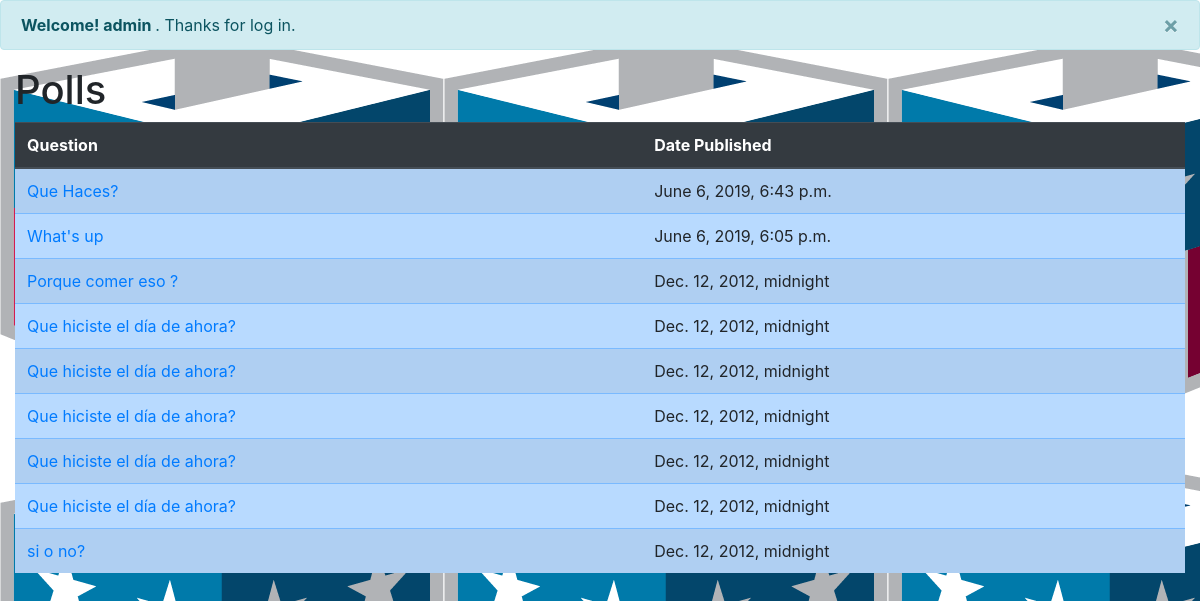
Before: /polls/ (signed in) with the older database file.
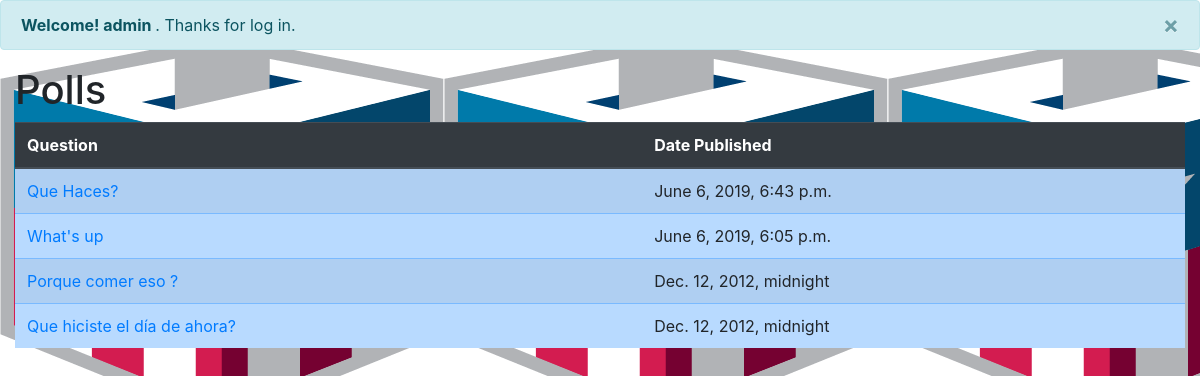
After: the same page with the newer database file.
### polls/models.py (models this page shows, shortened)
class Question(models.Model):
    question_text = models.CharField("Question", max_length=200, unique=True)
    pub_date = models.DateTimeField("Date Published")
    def was_published_recently(self):
        now = timezone.now()
        return now - timedelta(days=1) <= self.pub_date <= now
    was_published_recently.admin_order_field = "pub_date"
    was_published_recently.boolean = True
    was_published_recently.short_description = "Published recently?"

### polls/views.py (the view)
# urls.py: path("", views.IndexView.as_view(), name="index"),
class IndexView(ListView):
    template_name = "polls/index.html"
    context_object_name = "latest_question_list"
    def get_queryset(self):
        return Question.objects.filter(pub_date__lte=timezone.now()).order_by(
            "-pub_date"
        )

### polls/templates/polls/index.html (shortened to what this page needs)
{% load static %}
<head>
    <link rel="stylesheet" type="text/css" href="{% static 'polls/style.css' %}">
    <link rel="stylesheet" href="https://maxcdn.bootstrapcdn.com/bootstrap/4.3.1/css/bootstrap.min.css">
</head>
<body>
    {% if user.is_authenticated %}
        <div class="alert alert-info alert-dismissible fade show">
            <button type="button" class="close" data-dismiss="alert">&times;</button>
            <strong>Welcome! {{ user.username }} </strong>. Thanks for log in.
        </div>
        <div class="container-fluid">
            <h1> Polls </h1>
            <table class="table table-primary table-striped">
                <thead class="thead-dark">
                    <tr>
                        <th> Question </th>
                        <th> Date Published </th>
                    </tr>
                </thead>
                <tbody>
                {% if latest_question_list %}
                        {% for question in latest_question_list %}
                        <tr>
                            <td><a href="{% url 'polls:detail' question.id %}">{{ question.question_text }}</a>
                            </td>
                            <td>{{ question.pub_date }}</td>
                        </tr>
                        {% endfor %}
                {% else %}
                    <p>No polls are available. </p>
                {% endif %}
                </tbody>
            </table>
        </div>
    {% else %}
        <div class="alert alert-info alert-dismissible fade show">
            <button type="button" class="close" data-dismiss="alert">&times;</button>
            <strong>Welcome new user! </strong>. Please <a href="{% url 'polls:login' %}">log in. </a>
        </div>
    {% endif %}
</body>

Changed rows visible on the page:
removed Question: question_text "Que hiciste el día de ahora?", pub_date "Dec. 12, 2012, midnight"
removed Question: question_text "Que hiciste el día de ahora?", pub_date "Dec. 12, 2012, midnight"
removed Question: question_text "Que hiciste el día de ahora?", pub_date "Dec. 12, 2012, midnight"
removed Question: question_text "Que hiciste el día de ahora?", pub_date "Dec. 12, 2012, midnight"
removed Question: question_text "si o no?", pub_date "Dec. 12, 2012, midnight"
